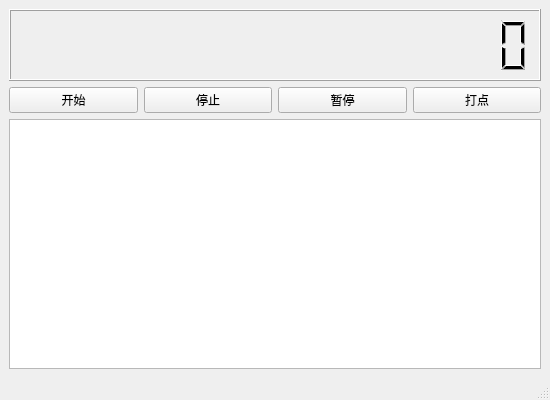
<?xml version="1.0" encoding="UTF-8"?>
<ui version="4.0">
 <class>MainWindow</class>
 <widget class="QMainWindow" name="MainWindow">
  <property name="geometry">
   <rect>
    <x>0</x>
    <y>0</y>
    <width>550</width>
    <height>400</height>
   </rect>
  </property>
  <property name="windowTitle">
   <string>秒表</string>
  </property>
  <widget class="QWidget" name="centralwidget">
   <layout class="QVBoxLayout" name="verticalLayout" stretch="2,1,7">
    <item>
     <widget class="QLCDNumber" name="lcdNumber">
      <property name="digitCount">
       <number>18</number>
      </property>
      <property name="value" stdset="0">
       <double>0.000000000000000</double>
      </property>
     </widget>
    </item>
    <item>
     <layout class="QHBoxLayout" name="horizontalLayout">
      <item>
       <widget class="QPushButton" name="btn_start">
        <property name="text">
         <string>开始</string>
        </property>
       </widget>
      </item>
      <item>
       <widget class="QPushButton" name="btn_stop">
        <property name="text">
         <string>停止</string>
        </property>
       </widget>
      </item>
      <item>
       <widget class="QPushButton" name="btn_pause">
        <property name="text">
         <string>暂停</string>
        </property>
       </widget>
      </item>
      <item>
       <widget class="QPushButton" name="btn_log">
        <property name="text">
         <string>打点</string>
        </property>
       </widget>
      </item>
     </layout>
    </item>
    <item>
     <widget class="QTextBrowser" name="textBrowser"/>
    </item>
   </layout>
  </widget>
  <widget class="QMenuBar" name="menubar">
   <property name="geometry">
    <rect>
     <x>0</x>
     <y>0</y>
     <width>550</width>
     <height>28</height>
    </rect>
   </property>
  </widget>
  <widget class="QStatusBar" name="statusbar"/>
 </widget>
 <resources/>
 <connections/>
</ui>
